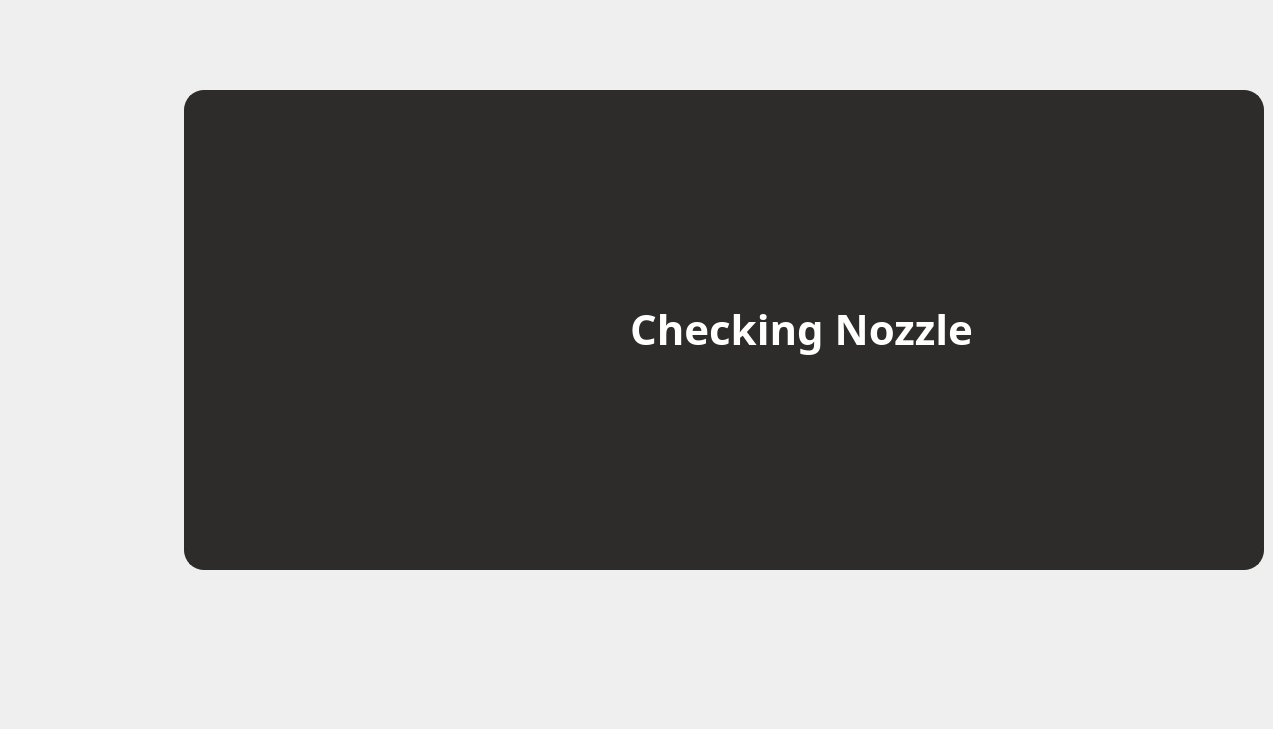
    <widget class="QWidget" name="page_NozzleCali_2">
     <widget class="QPushButton" name="pushButton_293">
      <property name="geometry">
       <rect>
        <x>0</x>
        <y>360</y>
        <width>160</width>
        <height>180</height>
       </rect>
      </property>
      <property name="styleSheet">
       <string notr="true">outline:none;image: url(:/image/ToolsActive(2).png);border:none;</string>
      </property>
      <property name="text">
       <string/>
      </property>
     </widget>
     <widget class="QPushButton" name="pushButton_294">
      <property name="geometry">
       <rect>
        <x>0</x>
        <y>540</y>
        <width>160</width>
        <height>180</height>
       </rect>
      </property>
      <property name="styleSheet">
       <string notr="true">outline:none;image: url(:/image/AboutInactive.png);border:none;
</string>
      </property>
      <property name="text">
       <string/>
      </property>
     </widget>
     <widget class="QPushButton" name="pushButton_295">
      <property name="geometry">
       <rect>
        <x>0</x>
        <y>0</y>
        <width>160</width>
        <height>180</height>
       </rect>
      </property>
      <property name="styleSheet">
       <string notr="true">outline:none;image: url(:/image/PrintInactive.png);border:none;</string>
      </property>
      <property name="text">
       <string/>
      </property>
     </widget>
     <widget class="QPushButton" name="pushButton_296">
      <property name="geometry">
       <rect>
        <x>0</x>
        <y>180</y>
        <width>160</width>
        <height>180</height>
       </rect>
      </property>
      <property name="styleSheet">
       <string notr="true">outline:none;image: url(:/image/FilamentInactive.png);border:none;</string>
      </property>
      <property name="text">
       <string/>
      </property>
     </widget>
     <widget class="QLabel" name="label_147">
      <property name="geometry">
       <rect>
        <x>630</x>
        <y>300</y>
        <width>357</width>
        <height>57</height>
       </rect>
      </property>
      <property name="styleSheet">
       <string notr="true">font-weight: bold;
font-family:Barlow;background-color: rgba(255, 255, 255, 0);color: rgba(255, 255, 255, 255);
font-size: 42px;
text-align: left;
font-family: Barlow;</string>
      </property>
      <property name="text">
       <string>Checking Nozzle</string>
      </property>
     </widget>
     <widget class="QLabel" name="label_148">
      <property name="geometry">
       <rect>
        <x>483</x>
        <y>316</y>
        <width>118</width>
        <height>28</height>
       </rect>
      </property>
      <property name="styleSheet">
       <string notr="true">background-color: rgba(255, 255, 255, 0);border-image: url(:/image/waiting.png);</string>
      </property>
      <property name="text">
       <string/>
      </property>
     </widget>
     <widget class="QLabel" name="label_290">
      <property name="geometry">
       <rect>
        <x>184</x>
        <y>90</y>
        <width>1080</width>
        <height>480</height>
       </rect>
      </property>
      <property name="styleSheet">
       <string notr="true">color: rgba(16, 16, 16, 255);
font-size: 28px;
text-align: left;
font-family: Roboto;
background-color: rgb(45, 44, 43);
border: 2px solid rgba(45, 44, 43, 255);
border-radius: 20px;</string>
      </property>
      <property name="text">
       <string>&lt;html&gt;&lt;head/&gt;&lt;body&gt;&lt;p align=&quot;right&quot;&gt;&lt;br/&gt;&lt;/p&gt;&lt;/body&gt;&lt;/html&gt;</string>
      </property>
     </widget>
     <zorder>label_290</zorder>
     <zorder>pushButton_293</zorder>
     <zorder>pushButton_294</zorder>
     <zorder>pushButton_295</zorder>
     <zorder>pushButton_296</zorder>
     <zorder>label_147</zorder>
     <zorder>label_148</zorder>
    </widget>
